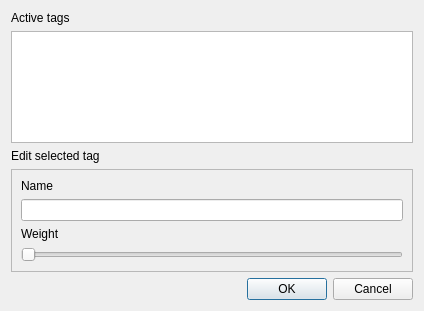
<?xml version="1.0" encoding="UTF-8"?>
<ui version="4.0">
 <class>tags_dialog</class>
 <widget class="QDialog" name="tags_dialog">
  <property name="geometry">
   <rect>
    <x>0</x>
    <y>0</y>
    <width>424</width>
    <height>311</height>
   </rect>
  </property>
  <property name="windowTitle">
   <string>Edit tags</string>
  </property>
  <layout class="QVBoxLayout" name="verticalLayout">
   <item>
    <widget class="QLabel" name="lbl_tag_list">
     <property name="text">
      <string>Active tags</string>
     </property>
    </widget>
   </item>
   <item>
    <widget class="QTableView" name="tags_table">
     <attribute name="verticalHeaderVisible">
      <bool>false</bool>
     </attribute>
    </widget>
   </item>
   <item>
    <widget class="QLabel" name="lbl_edit_tag">
     <property name="text">
      <string>Edit selected tag</string>
     </property>
    </widget>
   </item>
   <item>
    <widget class="QFrame" name="frame_edit">
     <property name="frameShape">
      <enum>QFrame::StyledPanel</enum>
     </property>
     <property name="frameShadow">
      <enum>QFrame::Raised</enum>
     </property>
     <layout class="QVBoxLayout" name="verticalLayout_2">
      <item>
       <widget class="QLabel" name="lbl_name">
        <property name="text">
         <string>Name</string>
        </property>
       </widget>
      </item>
      <item>
       <widget class="QLineEdit" name="txt_name"/>
      </item>
      <item>
       <widget class="QLabel" name="lbl_weight">
        <property name="text">
         <string>Weight</string>
        </property>
       </widget>
      </item>
      <item>
       <widget class="QSlider" name="slider_weight">
        <property name="minimum">
         <number>1</number>
        </property>
        <property name="maximum">
         <number>100</number>
        </property>
        <property name="orientation">
         <enum>Qt::Horizontal</enum>
        </property>
        <property name="invertedAppearance">
         <bool>false</bool>
        </property>
       </widget>
      </item>
     </layout>
    </widget>
   </item>
   <item>
    <widget class="QDialogButtonBox" name="buttonBox">
     <property name="orientation">
      <enum>Qt::Horizontal</enum>
     </property>
     <property name="standardButtons">
      <set>QDialogButtonBox::Cancel|QDialogButtonBox::Ok</set>
     </property>
    </widget>
   </item>
  </layout>
 </widget>
 <resources/>
 <connections>
  <connection>
   <sender>buttonBox</sender>
   <signal>accepted()</signal>
   <receiver>tags_dialog</receiver>
   <slot>accept()</slot>
   <hints>
    <hint type="sourcelabel">
     <x>248</x>
     <y>254</y>
    </hint>
    <hint type="destinationlabel">
     <x>157</x>
     <y>274</y>
    </hint>
   </hints>
  </connection>
  <connection>
   <sender>buttonBox</sender>
   <signal>rejected()</signal>
   <receiver>tags_dialog</receiver>
   <slot>reject()</slot>
   <hints>
    <hint type="sourcelabel">
     <x>316</x>
     <y>260</y>
    </hint>
    <hint type="destinationlabel">
     <x>286</x>
     <y>274</y>
    </hint>
   </hints>
  </connection>
 </connections>
</ui>
